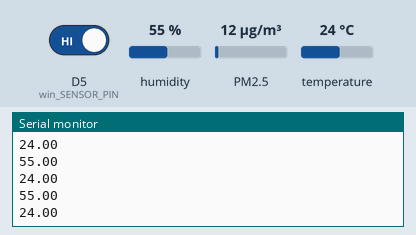
Recording of a sketch running on a simulated ESP8266 (NodeMCU). Shown: the last lines printed to the serial monitor. Inputs (shaded band) come from the test bench; at power-on: humidity 55 %, temperature 24 °C, D5 (win_SENSOR_PIN) HIGH, PM2.5 12 µg/m³.

Above: at 15.0 s.
15.1 s: humidity set to 22 %
At 16.0 s:
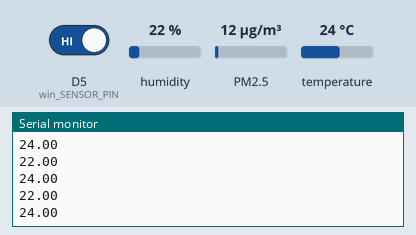
16.6 s: temperature set to 12 °C
18.1 s: humidity set to 40 %
At 18.7 s:
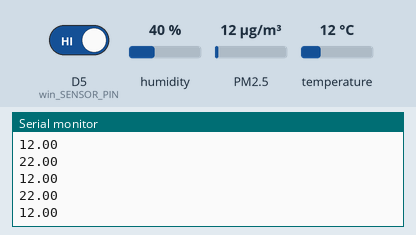
Timing chart, 0 to 21.1 s (numbered marks = the images above; inputs shaded):
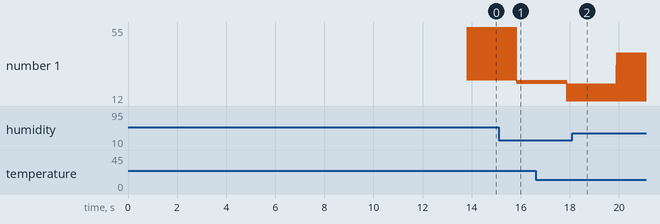

Measured:
- after the input at 15.1 s, the serial monitor: prints a new line after 0.76 s (image 1)
- plotted number 1: 24 → 12 after the input at 16.6 s, 12 → 40 after the input at 18.1 s

The sketch:

IoT_dataset_hub.ino
```cpp
/*********************************************************************
   Example of the ESP connecting to WiFi and accessing items in an
   Entity dataset on the Data Foundry.
   This works only with an existing account, project and dataset on
   the Data Foundry (https://data.id.tue.nl)
 *********************************************************************/

#include "OOCSI.h"
#include "Adafruit_PM25AQI.h"
//#include "SoftwareSerial.h"
// SSID of your Wifi network, the library currently does not support WPA2 Enterprise networks
const char* ssid = "TMNL-3AC721";
// Password of your Wifi network.
const char* password = "D67R4UWWS4J3PRNW";
const char* device_id = "d0e3c3abbef0f4609";


#include "DHT.h"
#define DHTPIN D4
#define DHTTYPE DHT11
DHT dht(DHTPIN, DHTTYPE);

// name for connecting with OOCSI (unique handle)
const char* OOCSIName = "ESP_p25sensor";
// put the adress of your OOCSI server here, can be URL or IP address string
const char* hostserver = "oocsi.id.tue.nl";


int currentWinState; // current state of door sensor
int lastWinState = LOW;
const int win_SENSOR_PIN  = D5;
long previousMillis = 0;
long interval = 1800000;
OOCSI oocsi = OOCSI();
Adafruit_PM25AQI aqi = Adafruit_PM25AQI();
PM25_AQI_Data pm25Data;

float temp = 0.0;
float hum = 0.0;
float oldTemp = 0.0;
float oldHum = 0.0;


void setup() {
  Serial.begin(9600);

  //  if (! aqi.begin_I2C()) {      // connect to the sensor over I2C
  //     Serial.println("Could not find PM 2.5 sensor!");
  //     while (1) delay(10);
  //  }

  //Serial.println("PM25 found!");
  //}

  // Wait one second for sensor to boot up!
  delay(1000);

  dht.begin(); // initialize the sensor
  delay(100);

  pinMode(win_SENSOR_PIN, INPUT_PULLUP);
  currentWinState = digitalRead(win_SENSOR_PIN);

  oocsi.connect(OOCSIName, hostserver, ssid, password);

  delay(500);
  //  oocsi.newMessage("allergy_status");
  //  oocsi.addInt("status", 1);
  //  oocsi.sendMessage();
}

void loop() {
  float h = dht.readHumidity();
  float t = dht.readTemperature();
  if (!isnan(t) && !isnan(h)) {
    hum  = h;
    temp = t;
  }
  if ((abs(hum - oldHum) > 0.5) || (abs(temp - oldTemp) > 0.2)) {
    oldHum = hum;
    oldTemp = temp;
    sendDataOverOocsi(&pm25Data, currentWinState, temp, hum, device_id);
  }
Serial.println(h);
Serial.println(t);
  if (! aqi.read(&pm25Data)) {
  // Serial.println("Could not read from AQI");
  delay(500);  // try again in a bit!
    //return;
  }

  currentWinState  = digitalRead(win_SENSOR_PIN); // read new state

  if (currentWinState != lastWinState) {
  lastWinState = currentWinState;
  oocsi.newMessage("allergy_status");
    oocsi.addInt("changed", 1);
    oocsi.sendMessage();
    sendDataOverOocsi(&pm25Data, currentWinState, temp, hum, device_id);
  }

  if (millis() - previousMillis > interval ) {
  sendDataOverOocsi(&pm25Data, currentWinState, temp, hum, device_id);
    previousMillis = millis();
  }
}

void sendDataOverOocsi(PM25_AQI_Data* pmData, int window, float temperature, float humidity, const char* deviceId) {
  oocsi.newMessage("allergy_hub");
  oocsi.addInt("PM_1", pmData->pm10_standard );
  oocsi.addInt("PM_2_5", pmData->pm25_standard );
  oocsi.addInt("PM_10", pmData->pm100_standard );
  oocsi.addInt("PMenv_10", pmData->pm10_env );
  oocsi.addInt("PMenv_2_5", pmData->pm25_env );
  oocsi.addInt("PMenv_10", pmData->pm100_env );
  oocsi.addInt("Particles_higher_10um", pmData->particles_100um);
  oocsi.addInt("Particles_higher_5um", pmData->particles_50um);
  oocsi.addInt("Particles_higher_1um", pmData->particles_10um);
  oocsi.addInt("Particles_higher_2_5um", pmData->particles_25um);
  oocsi.addInt("Particles_higher_0_5um", pmData->particles_05um);
  oocsi.addInt("Particles_higher_0_3um", pmData->particles_03um);
  oocsi.addFloat("Temperature", temperature);
  oocsi.addFloat("Humidity", humidity);
  oocsi.addInt("Window", window);
  oocsi.addString("device_id", deviceId);
  oocsi.sendMessage();
}
```
